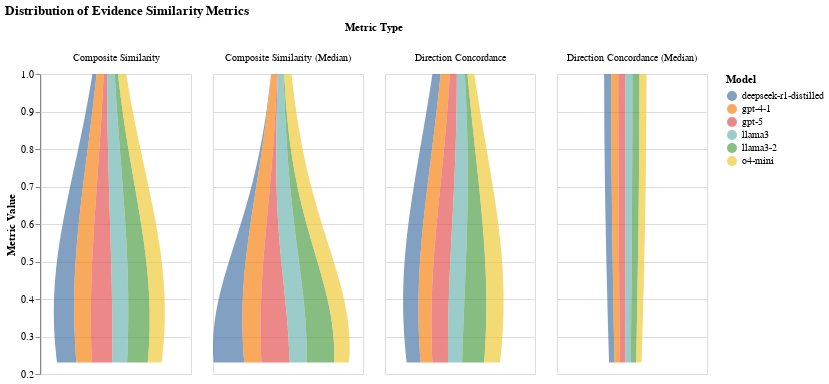

This figure's notebook cell:
### Code cell
if not evidence_metrics:
    print("No data available for visualization")
else:
    evidence_violin = (
        alt.Chart(combined_evidence)
        .transform_density(
            density="value",
            as_=["value", "density"],
            groupby=["metric_type", "model"],
        )
        .mark_area(orient="horizontal", opacity=0.7)
        .encode(
            x=alt.X("density:Q", title=None, stack="center", axis=None),
            y=alt.Y("value:Q", title="Metric Value"),
            color=alt.Color("model:N", title="Model"),
            column=alt.Column("metric_type:N", title="Metric Type"),
        )
        .properties(
            width=150,
            height=300,
            title="Distribution of Evidence Similarity Metrics",
        )
    )

evidence_violin

### Figure 1 — Vega-Lite specification as saved in the notebook (floating-point values rounded to 4 significant figures)
{"config": {"view": {"continuousWidth": 300, "continuousHeight": 300}}, "data": {"name": "data-f8d95f0027912c32b9950aab00703c12"}, "mark": {"type": "area", "opacity": 0.7, "orient": "horizontal"}, "encoding": {"color": {"field": "model", "title": "Model", "type": "nominal"}, "column": {"field": "metric_type", "title": "Metric Type", "type": "nominal"}, "x": {"axis": null, "field": "density", "stack": "center", "title": null, "type": "quantitative"}, "y": {"field": "value", "title": "Metric Value", "type": "quantitative"}}, "height": 300, "title": "Distribution of Evidence Similarity Metrics", "transform": [{"density": "value", "groupby": ["metric_type", "model"], "as": ["value", "density"]}], "width": 150, "$schema": "https://vega.github.io/schema/vega-lite/v6.1.0.json", "datasets": {"data-f8d95f0027912c32b9950aab00703c12": [{"model": "deepseek-r1-distilled", "value": 0.4545, "metric_type": "Direction Concordance"}, {"model": "gpt-4-1", "value": 0.5207, "metric_type": "Direction Concordance"}, {"model": "gpt-5", "value": 0.4134, "metric_type": "Direction Concordance"}, {"model": "llama3", "value": 0.4491, "metric_type": "Direction Concordance"}, {"model": "llama3-2", "value": 0.3112, "metric_type": "Direction Concordance"}, {"model": "o4-mini", "value": 0.4089, "metric_type": "Direction Concordance"}, {"model": "deepseek-r1-distilled", "value": 1.0, "metric_type": "Direction Concordance (Median)"}, {"model": "gpt-4-1", "value": 1.0, "metric_type": "Direction Concordance (Median)"}, {"model": "gpt-5", "value": 1.0, "metric_type": "Direction Concordance (Median)"}, {"model": "llama3", "value": 1.0, "metric_type": "Direction Concordance (Median)"}, {"model": "llama3-2", "value": 1.0, "metric_type": "Direction Concordance (Median)"}, {"model": "o4-mini", "value": 1.0, "metric_type": "Direction Concordance (Median)"}, {"model": "deepseek-r1-distilled", "value": 0.3466, "metric_type": "Composite Similarity"}, {"model": "gpt-4-1", "value": 0.4189, "metric_type": "Composite Similarity"}, {"model": "gpt-5", "value": 0.3294, "metric_type": "Composite Similarity"}, {"model": "llama3", "value": 0.4339, "metric_type": "Composite Similarity"}, {"model": "llama3-2", "value": 0.3284, "metric_type": "Composite Similarity"}, {"model": "o4-mini", "value": 0.4559, "metric_type": "Composite Similarity"}, {"model": "deepseek-r1-distilled", "value": 0.2308, "metric_type": "Composite Similarity (Median)"}, {"model": "gpt-4-1", "value": 0.3846, "metric_type": "Composite Similarity (Median)"}, {"model": "gpt-5", "value": 0.25, "metric_type": "Composite Similarity (Median)"}, {"model": "llama3", "value": 0.3846, "metric_type": "Composite Similarity (Median)"}, {"model": "llama3-2", "value": 0.2564, "metric_type": "Composite Similarity (Median)"}, {"model": "o4-mini", "value": 0.4274, "metric_type": "Composite Similarity (Median)"}]}}
